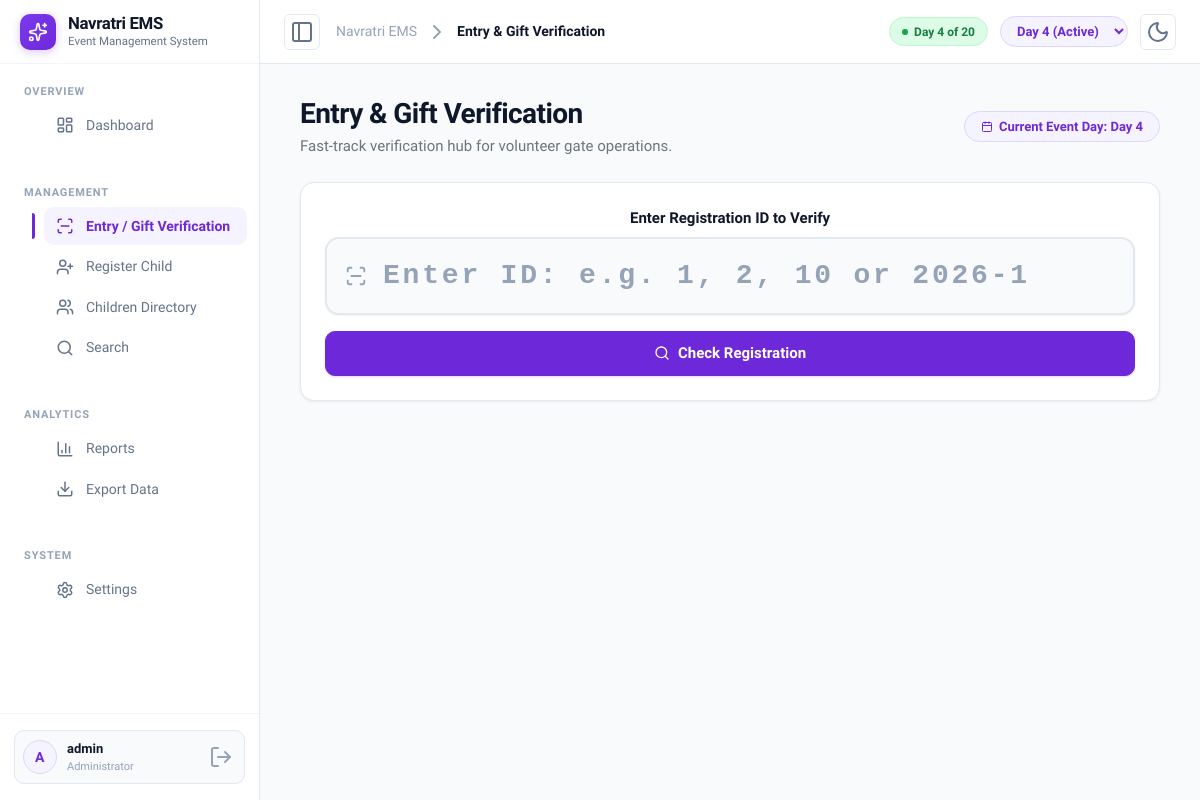
Page /entry/ (signed in) on the committed database.
### events/models.py (models this page shows, shortened)
class EventConfig(models.Model):
    name = models.CharField(max_length=200, default='Navratri 2026')
    start_date = models.DateField(null=True, blank=True)
    total_days = models.IntegerField(default=20)
    current_day = models.IntegerField(default=1)
    created_at = models.DateTimeField(auto_now_add=True)
    updated_at = models.DateTimeField(auto_now=True)
    class Meta:
        verbose_name = 'Event Configuration'
    @classmethod
    def get_config(cls):
        config, created = cls.objects.get_or_create(pk=1, defaults={
            'name': 'Navratri 2026',
            'total_days': 20,
            'current_day': 1,
        })
        return config

### events/views.py (the view, shortened to what this page needs)
# urls.py: path('entry/', views.entry_page, name='entry'),
@login_required
def entry_page(request):
    config = _get_config()
    result = None
    query_id = ''
    return render(request, 'events/entry.html', {
        'config': config,
        'result': result,
        'query_id': query_id,
    })

### events/context_processors.py (called while the page is built)
def event_config(request):
    try:
        config = EventConfig.get_config()
        day_range = range(1, config.total_days + 1)
    except Exception:
        config = None
        day_range = range(1, 21)
    return {'event_config': config, 'day_range': day_range}

### events/views.py (called while the page is built)
def _get_config():
    return EventConfig.get_config()

### templates/events/entry.html (shortened to what this page needs)
{% extends 'base.html' %}
{% block page_heading %}Entry & Gift Verification{% endblock %}
{% block content %}
<div class="mx-auto" style="max-width: 860px;">
  <div class="d-flex flex-column flex-md-row justify-content-between align-items-start align-items-md-center gap-3 mb-4">
    <div>
      <h1 class="mb-1" style="font-size:1.75rem;font-weight:700;">Entry & Gift Verification</h1>
      <p class="mb-0 text-secondary" style="font-size:0.9375rem;">Fast-track verification hub for volunteer gate operations.</p>
    </div>
    <div class="badge-chip badge-purple py-2 px-3" style="font-size:0.8125rem;">
      <i data-lucide="calendar"></i>
      <span>Current Event Day: Day {{ config.current_day }}</span>
    </div>
  </div>
  <div class="card mb-4">
    <div class="card-body-clean p-4">
      <form method="post" id="lookupForm" action="{% url 'entry' %}">
        <label for="registration_id" class="form-label text-center mb-2" style="font-size:0.9375rem;">
          Enter Registration ID to Verify
        </label>
        <div class="verify-input-group mb-3">
          <input
            type="text"
            id="registration_id"
            name="registration_id"
            class="form-control verify-input"
            placeholder="Enter ID: e.g. 1, 2, 10 or 2026-1"
            value="{{ query_id }}"
            maxlength="20"
            autocomplete="off"
            spellcheck="false"
            autofocus
            required
          >
        </div>
        <div class="d-flex gap-2">
          <button type="submit" class="btn btn-primary btn-lg flex-grow-1 justify-content-center" id="checkBtn">
            <i data-lucide="search"></i>
            <span>Check Registration</span>
          </button>
        </div>
      </form>
    </div>
  </div>
</div>
{% endblock %}

### templates/base.html (shortened to what this page needs)
{% load static %}
<!DOCTYPE html>
<html lang="en">
<head>
  <link href="https://cdn.jsdelivr.net/npm/bootstrap@5.3.2/dist/css/bootstrap.min.css" rel="stylesheet">
  <link rel="stylesheet" href="{% static 'css/navratri.css' %}?v=2026.4">
</head>
<body>
{% if user.is_authenticated %}
<div class="app-container" id="appContainer">
  <aside class="app-sidebar" id="appSidebar">
    <a href="{% url 'dashboard' %}" class="sidebar-brand">
      <div class="brand-emblem">
        <i data-lucide="sparkles"></i>
      </div>
      <div class="brand-text">
        <span class="brand-title">Navratri EMS</span>
        <span class="brand-tag">Event Management System</span>
      </div>
    </a>
    <nav class="sidebar-nav">
      <div>
        <div class="nav-group-title">Overview</div>
        <ul class="nav-list">
          <li>
            <a href="{% url 'dashboard' %}" class="nav-link-item {% if request.resolver_match.url_name == 'dashboard' %}active{% endif %}">
              <i data-lucide="layout-dashboard"></i>
              <span class="nav-text">Dashboard</span>
            </a>
          </li>
        </ul>
      </div>
      <div>
        <div class="nav-group-title">Management</div>
        <ul class="nav-list">
          <li>
            <a href="{% url 'entry' %}" class="nav-link-item {% if 'entry' in request.resolver_match.url_name %}active{% endif %}">
              <i data-lucide="scan-line"></i>
              <span class="nav-text">Entry / Gift Verification</span>
            </a>
          </li>
          <li>
            <a href="{% url 'register_child' %}" class="nav-link-item {% if request.resolver_match.url_name == 'register_child' %}active{% endif %}">
              <i data-lucide="user-plus"></i>
              <span class="nav-text">Register Child</span>
            </a>
          </li>
          <li>
            <a href="{% url 'child_list' %}" class="nav-link-item ">
              <i data-lucide="users"></i>
              <span class="nav-text">Children Directory</span>
            </a>
          </li>
          <li>
            <a href="{% url 'search' %}" class="nav-link-item {% if request.resolver_match.url_name == 'search' %}active{% endif %}">
              <i data-lucide="search"></i>
              <span class="nav-text">Search</span>
            </a>
          </li>
        </ul>
      </div>
      <div>
        <div class="nav-group-title">Analytics</div>
        <ul class="nav-list">
          <li>
            <a href="{% url 'daily_report' %}" class="nav-link-item {% if 'report' in request.resolver_match.url_name %}active{% endif %}">
              <i data-lucide="bar-chart-3"></i>
              <span class="nav-text">Reports</span>
            </a>
          </li>
          <li>
            <a href="{% url 'export_data' %}" class="nav-link-item {% if request.resolver_match.url_name == 'export_data' %}active{% endif %}">
              <i data-lucide="download"></i>
              <span class="nav-text">Export Data</span>
            </a>
          </li>
        </ul>
      </div>
      <div>
        <div class="nav-group-title">System</div>
        <ul class="nav-list">
          <li>
            <a href="{% url 'event_settings' %}" class="nav-link-item {% if request.resolver_match.url_name == 'event_settings' %}active{% endif %}">
              <i data-lucide="settings"></i>
              <span class="nav-text">Settings</span>
            </a>
          </li>
        </ul>
      </div>
    </nav>
    <div class="sidebar-footer">
      <div class="user-profile-card">
        <div class="user-info">
          <div class="user-avatar">
            {{ user.username|make_list|first|upper }}
          </div>
          <div class="user-details">
            <span class="user-name">{{ user.username }}</span>
            <span class="user-role">Administrator</span>
          </div>
        </div>
        <a href="{% url 'logout' %}" class="btn-logout" title="Sign out">
          <i data-lucide="log-out"></i>
        </a>
      </div>
    </div>
  </aside>
  <div class="app-main">
    <header class="app-header">
      <div class="header-left">
        <button type="button" class="btn-icon-toggle d-none d-lg-flex" onclick="toggleDesktopCollapse()" aria-label="Collapse Navigation">
          <i data-lucide="panel-left"></i>
        </button>
        <div class="breadcrumb-nav">
          <span class="breadcrumb-item-muted">Navratri EMS</span>
          <span class="breadcrumb-separator"><i data-lucide="chevron-right"></i></span>
          <span class="breadcrumb-item-active">{% block page_heading %}Dashboard{% endblock %}</span>
        </div>
      </div>
      <div class="header-right">
        {% if event_config %}
        <div class="event-live-pill d-none d-sm-inline-flex">
          <span class="pulse-dot"></span>
          <span>Day {{ event_config.current_day }} of {{ event_config.total_days }}</span>
        </div>
        <form method="post" action="{% url 'change_day' %}" class="day-selector-form">
          <select name="day" id="daySelect" class="header-day-select" onchange="this.form.submit()" title="Change Current Event Day">
            {% for d in day_range %}
            <option value="{{ d }}" {% if d == event_config.current_day %}selected{% endif %}>
              Day {{ d }}{% if d == event_config.current_day %} (Active){% endif %}
            </option>
            {% endfor %}
          </select>
        </form>
        {% endif %}
        <button type="button" class="btn-icon-toggle" id="themeToggleBtn" onclick="toggleTheme()" title="Toggle Dark/Light Mode" aria-label="Toggle Theme">
          <i data-lucide="moon" id="themeIconMoon"></i>
        </button>
      </div>
    </header>
    <main class="app-content">
      {% block content %}{% endblock %}
    </main>
  </div>
</div>
{% else %}
  <main>
    {% block unauthenticated_content %}{% endblock %}
  </main>
{% endif %}
</body>
</html>

### rows in the picture
EventConfig: current_day "4", total_days "20", day "Day 4 (Active)"

### other values in the picture
{{ user.username|make_list|first|upper }} "A"
{{ user.username }} "admin"
